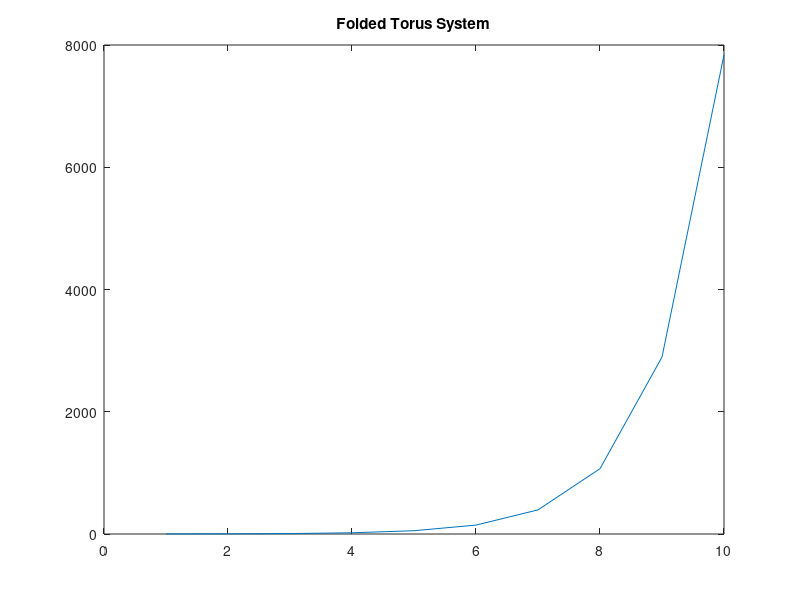

MATLAB code for this plot:
% System Simulation Problem 16
% Written by Josh Humphrey

h=1;
a = 0.07;
b = 0.1;
alpha = 2;
beta = 1;
x = 1:h:10;
y = ones(1,length(x)); 
y(1) = 1;
F_xy = @(t,r) r;

for k=1:(length(x)-1)
    k_1 = F_xy(x(k),y(k));
    k_2 = F_xy(x(k)+0.5*h,y(k)+0.5*h*k_1);
    k_3 = F_xy((x(k)+0.5*h),(y(k)+0.5*h*k_2));
    k_4 = F_xy((x(k)+h),(y(k)+k_3*h));

    y(k+1) = y(k) + (1/6)*(k_1+2*k_2+2*k_3+k_4)*h;
end

figure(1)
plot(x,y)
title('Folded Torus System')
